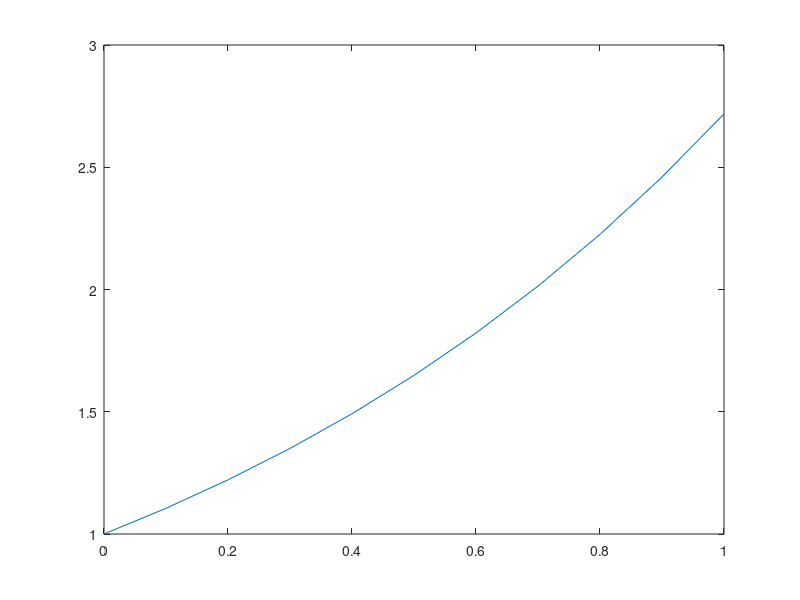

The MATLAB script that drew this image:
clear all;
%Creating a coeffient matrice array
A=[0.3 5 -1; 0 4 2; -2 1 5];
A
%Creating collumnn vector
b=[2 ; 1 ;-4];
b;
%Solve the  simultanous equations with Matrix methods

%Note we are supposed to use the back word slash
X=A\b; %This is used to find the unknowns
% A matrice that is Commutative its one that gives the same value when
% given
%Example 2
A=[ 5 2 4; 1 7 -3; 6 -10 0];
B=[11 5 -3; 6 -12 4; 0 6 1];
C=[ 7 14  1; 10 3 -2 ; 8 -5 9];
% This makes the Values of A and  B are commutative 
X=A+B
y=B+A
% comments:---Matrix A=B and hence Matrice addition is Commutative

%Associative Law--
A+(B+C);
(A+B)+C% Associativity in matrices are the same
% Distributive Law of Matrices in matrices 
5*(A+C);
5*A+5*C;
%Matrix multiplication 
J=A*B;
H=B*A; 
%Matrice multipilication is not Commutative meaning the values are not the
%same for the same values

% Creating an exponetional using the Exponential fuction 
X=[0:0.1:1];
Y=exp(X)% This is how to use the Exponetional Fuction of Matlab
plot (X,Y)
max(Y)
mean(Y)
%help mean
eye(4,4)
max(eye)
det (A)
inv(A) % This helps you to get the Inverse of the Matrix
size(A) % This helps you to get the Size of A which is 3 by 3
%Getting the Rank of the Matice


rank(A)

